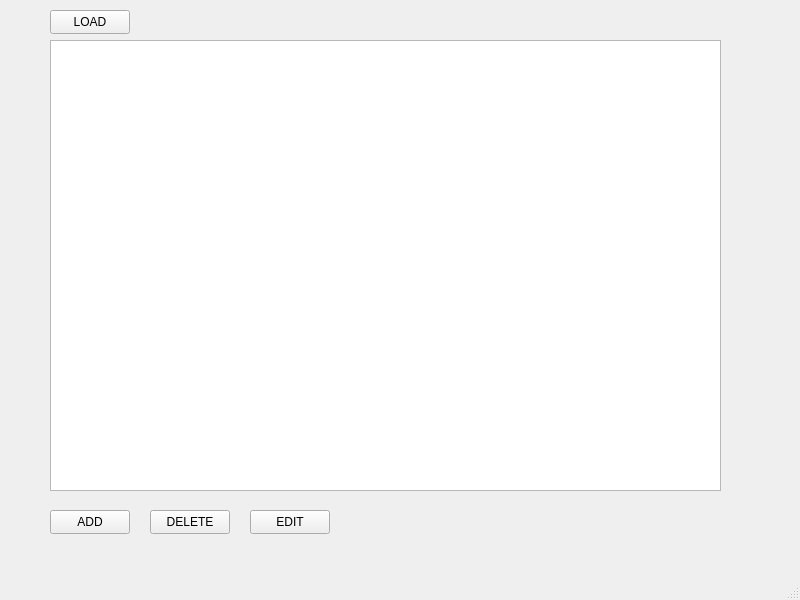
<?xml version="1.0" encoding="UTF-8"?>
<ui version="4.0">
 <class>MainWindow</class>
 <widget class="QMainWindow" name="MainWindow">
  <property name="geometry">
   <rect>
    <x>0</x>
    <y>0</y>
    <width>800</width>
    <height>600</height>
   </rect>
  </property>
  <property name="windowTitle">
   <string>MainWindow</string>
  </property>
  <widget class="QWidget" name="centralwidget">
   <widget class="QPushButton" name="Add_pushButton">
    <property name="geometry">
     <rect>
      <x>50</x>
      <y>510</y>
      <width>80</width>
      <height>24</height>
     </rect>
    </property>
    <property name="text">
     <string>ADD</string>
    </property>
   </widget>
   <widget class="QPushButton" name="Delete_pushButton">
    <property name="geometry">
     <rect>
      <x>150</x>
      <y>510</y>
      <width>80</width>
      <height>24</height>
     </rect>
    </property>
    <property name="text">
     <string>DELETE</string>
    </property>
   </widget>
   <widget class="QPushButton" name="Edit_pushButton">
    <property name="geometry">
     <rect>
      <x>250</x>
      <y>510</y>
      <width>80</width>
      <height>24</height>
     </rect>
    </property>
    <property name="text">
     <string>EDIT</string>
    </property>
   </widget>
   <widget class="QTableView" name="tableView">
    <property name="geometry">
     <rect>
      <x>50</x>
      <y>40</y>
      <width>671</width>
      <height>451</height>
     </rect>
    </property>
   </widget>
   <widget class="QPushButton" name="Load_pushButton">
    <property name="geometry">
     <rect>
      <x>50</x>
      <y>10</y>
      <width>80</width>
      <height>24</height>
     </rect>
    </property>
    <property name="text">
     <string>LOAD</string>
    </property>
   </widget>
  </widget>
  <widget class="QStatusBar" name="statusbar"/>
  <widget class="QMenuBar" name="menubar">
   <property name="geometry">
    <rect>
     <x>0</x>
     <y>0</y>
     <width>800</width>
     <height>21</height>
    </rect>
   </property>
  </widget>
 </widget>
 <resources/>
 <connections/>
</ui>
